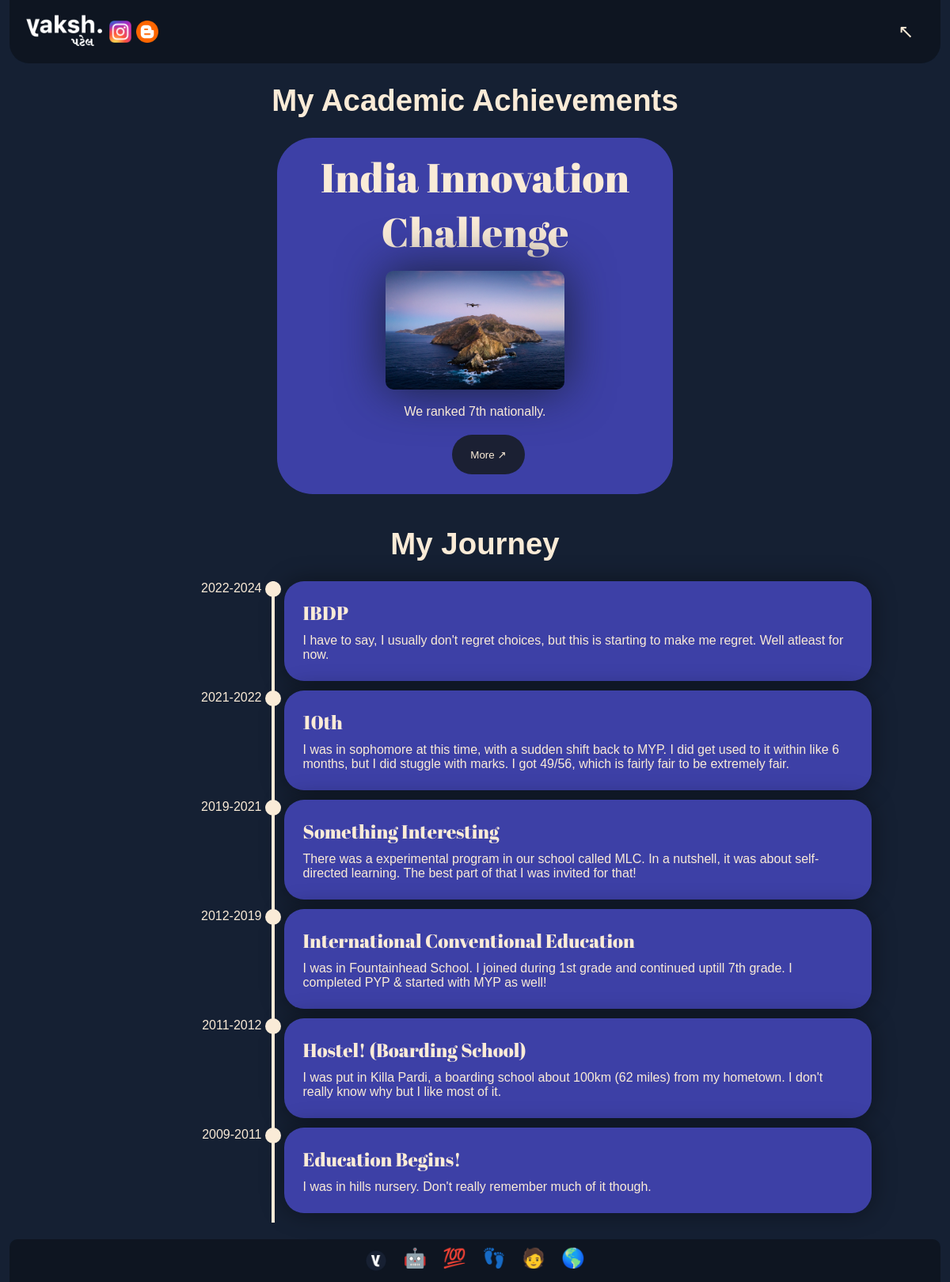
Screenshot of /academics/ with the database file from the repository.
### main/models.py (models this page shows)
class AcademicAchievement(models.Model):
    title = models.CharField(max_length=50, default="",  help_text="Please use title case formatting only")
    cover_description = models.TextField(max_length=400, default="")
    description = models.TextField(max_length=5000, default="")
    cover_image = models.ImageField(upload_to=path_academics_title, default="")
    image_1 = models.ImageField(upload_to=path_academics_title, default="", null=True, blank=True)
    image_2 = models.ImageField(upload_to=path_academics_title, default="", null=True, blank=True)
    image_3 = models.ImageField(upload_to=path_academics_title, default="", null=True, blank=True)
    youtube_video = models.CharField(default="", max_length=40, null=True, blank=True)

class AcademicsPageTimelineEvent(models.Model):
    Event_date_op = models.CharField(max_length=50, default="", help_text="Please put in event date.")
    Event_title = models.CharField(max_length=200, default="", help_text="Please put in a exciting title for the event!")
    Event_description = models.TextField(max_length=1000, default="")

### main/views.py (the view)
# urls.py: path('academics/', mainViews.Academics),
def Academics(request, *args, **kwargs):
    timeline_events = AcademicsPageTimelineEvent.objects.all().order_by('-Event_date_op')
    academic_achievements = AcademicAchievement.objects.all()
    context = {
        "timeline_events": timeline_events,
        "academic_achievements": academic_achievements,
    }
    return render(request, 'academics/academics.html', context)

### templates/academics/academics.html (shortened to what this page needs)
{% extends 'base/base.html' %}
{% load static %}
{% block head %}
    <link rel="stylesheet" href="{% static 'css/academics.css' %}">
{% endblock head %}
{% block content %}
    <div class="page">
        <div class="basic-info">
            <h1 style="margin: 5px 0 10px 0;">My Academic Achievements</h1>
        </div>
        <div class="projects">
            {% for achievement in academic_achievements %}
                <div class="project_card">
                    <h1>{{ achievement.title }}</h1>
                    <img src="{{ achievement.cover_image.url }}" alt="{{ achievement.title }}'s cover image">
                    <p class="description">{{ achievement.cover_description }}</p>
                    <a href="/academics/{{ achievement.title }}/">
                        <button type="button" class="more-button">More ↗</button>
                    </a>
                </div>
            {% endfor %}
        </div>
        <div class="basic-info">
            <h1>My Journey</h1>
        </div>
        <div class="timeline">
        {% for event in timeline_events %}
            <div class="timeline__component">
                <div class="timeline__date -right">
                    {{ event.Event_date_op }}
                </div>
            </div>
            <div class="timeline__middle">
                <div class="timeline__point"></div>
            </div>
            <div class="timeline__component timeline__component-bg">
                <h3 class="timeline__title -left">{{ event.Event_title }}</h3>
                <p class="timeline__para">
                    {{ event.Event_description }}
                </p>
            </div>
        {% endfor %}
        </div>
    </div>
{% endblock content %}

### main/static/css/academics.css (style rules this page uses)
body { font-family: "San Fransisco", sans-serif; }
.timeline { margin: 0; width: 90%; padding: 0; display: grid; grid-template-columns: 1fr 4px 3fr; }
.timeline__component { margin: 0 12px 12px 12px; }
.timeline__component-bg { padding: 1.5em; background: #3d40a6; box-shadow: 0 0 30px rgba(0,0,0,0.4); border-radius: 25px; }
.timeline__title { font-family: "Abril FatFace", sans-serif; font-size: 150%; font-weight: 200; margin: 0 0 10px 0; }
.timeline__para { margin: 0; }
.-right { text-align: right; }
.-left { text-align: left; }
.timeline__middle { position: relative; background: antiquewhite; }
.timeline__point { position: absolute; top: 0; left: 50%; transform: translateX(-50%); width: 20px; height: 20px; border-radius: 20px; background: antiquewhite; }
.page { width: 95%; position: absolute; left: 50%; transform: translateX(-50%); top: 100px; display: flex; flex-wrap: wrap; justify-content: center; padding-bottom: 75px; }
.basic-info { text-align: center; font-size: 1.2rem; }
.projects { display: flex; flex-wrap: wrap; position: relative; width: 100%; justify-content: space-evenly; }
.project_card { justify-items: center; text-align: center; height: auto; width: 500px; margin: 15px; backdrop-filter: blur(2px); border-radius: 45px; background: #3d40a6; }
.project_card h1 { font-size: 3.2rem; font-family: "Abril FatFace", sans-serif; font-weight: 200; margin: 15px; }
.project_card p { margin: 15px auto 15px auto; width: 75%; }
.project_card img { height: 150px; border-radius: 10px; box-shadow: 0 0 60px #1a213a; }
.more-button { border: none; border-radius: 25px; height: 50px; width: 85%; background-color: #1b2033; margin: 5px 25px 25px 25px; color: antiquewhite; }
.description { font-family: "San Fransisco", sans-serif; }

### main/static/css/base.css (style rules this page uses)
body { background-color: #152033; color: antiquewhite; font-family: "San Fransisco", sans-serif; }

### main/static/css/navbar.css (style rules this page uses)
ul, li, a { text-decoration: none; color: antiquewhite; list-style: none; text-align: right; }

### rows the page displays
AcademicAchievement: title "India Innovation Challenge", cover_image (picture), cover_description "We ranked 7th nationally."
AcademicsPageTimelineEvent: Event_date_op "2022-2024", Event_title "IBDP", Event_description "I have to say, I usually don't regret choices, but this is starting to make me regret. Well atleast for now."
AcademicsPageTimelineEvent: Event_date_op "2021-2022", Event_title "10th", Event_description "I was in sophomore at this time, with a sudden shift back to MYP. I did get used to it within like 6 months, but I did stuggle with marks. I got 49/56, which is fairly fair to be extremely fair."
AcademicsPageTimelineEvent: Event_date_op "2019-2021", Event_title "Something Interesting", Event_description "There was a experimental program in our school called MLC. In a nutshell, it was about self-directed learning. The best part of that I was invited for that!"
AcademicsPageTimelineEvent: Event_date_op "2012-2019", Event_title "International Conventional Education", Event_description "I was in Fountainhead School. I joined during 1st grade and continued uptill 7th grade. I completed PYP & started with MYP as well!"
AcademicsPageTimelineEvent: Event_date_op "2011-2012", Event_title "Hostel! (Boarding School)", Event_description "I was put in Killa Pardi, a boarding school about 100km (62 miles) from my hometown. I don't really know why but I like most of it."
AcademicsPageTimelineEvent: Event_date_op "2009-2011", Event_title "Education Begins!", Event_description "I was in hills nursery. Don't really remember much of it though."
